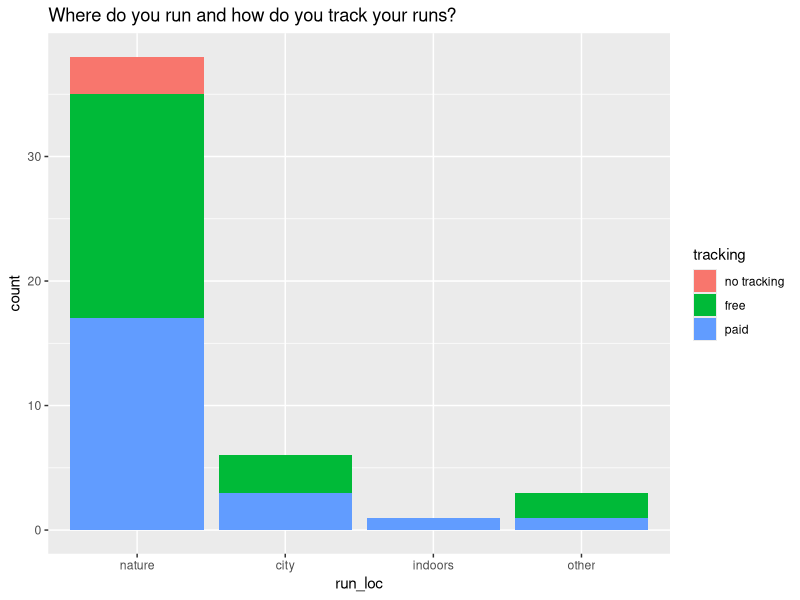
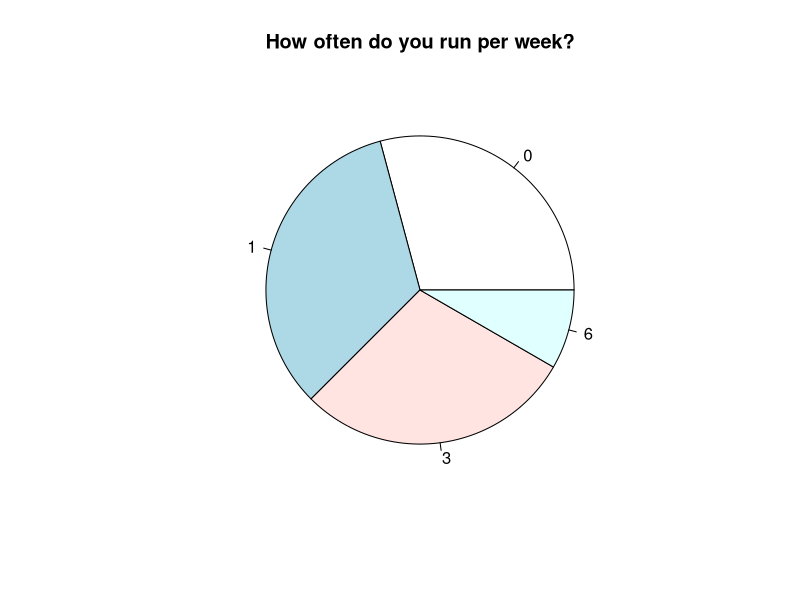

The R script that drew these images, in order:
## ---- chunk 1
# get libraries
library(tidyverse)
library(readr)
library(ggplot2)
library(readxl)
library(lubridate)
## ---- chunk 2
survey <- read_excel("data/raw/breezelabs-questionnaire-raw.xlsx")


## ---- chunk 3
# mutate time column to change date into iso format
# also convert run_freq to number
# also rename running_loc to run_loc to have consistant names
survey_date <- survey |>
    rename(run_loc = running_loc) |>
    mutate(date = as_date(time_num, origin = "1899-12-30")) |>
#   mutate(date_time = as_datetime(time_num)) |>
    mutate(run_freq = as.numeric(run_freq)) |>
    relocate(date) |>
#   relocate(date_time)
    select(!time_num)
## ---- chunk 4
levels_loc = c("nature", "city", "indoors", "other") # I want the levels in this order
levels_tracking = c("no tracking", "free", "paid")

#?as.factor

survey_factor <- survey_date |>
    mutate(run_loc = factor(run_loc, levels = levels_loc)) |>
    mutate(tracking = case_when(tracking == "no" ~ "no tracking",
                                .default = tracking
                                )
          ) |>
    mutate(tracking = factor(tracking, levels = levels_tracking))
## ---- chunk 5
survey_vis <- survey_date |>
    group_by(run_freq) |>
    summarize(n = n(),
              fraction = n()/nrow(survey_date)
              )

# create pie chart
png("run_freq_pie.png", width = 800, height = 600) # open a new png device
pie(survey_vis$fraction, labels = survey_vis$run_freq, main = "How often do you run per week?")

dev.off() # close the device

## ---- chunk 6
ggplot(data = survey_factor,
      mapping = aes(x = run_loc,
                   fill = tracking
                    )
       ) +
geom_bar() +
labs(title = "Where do you run and how do you track your runs?")
